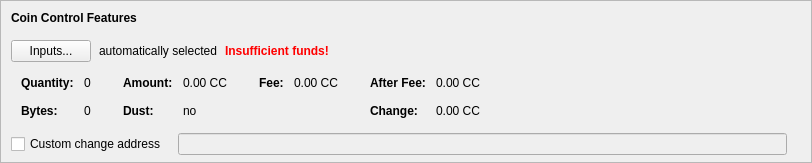
    <widget class="QFrame" name="frameCoinControl">
     <property name="sizePolicy">
      <sizepolicy hsizetype="Expanding" vsizetype="Expanding">
       <horstretch>0</horstretch>
       <verstretch>0</verstretch>
      </sizepolicy>
     </property>
     <property name="maximumSize">
      <size>
       <width>16777215</width>
       <height>16777215</height>
      </size>
     </property>
     <property name="frameShape">
      <enum>QFrame::StyledPanel</enum>
     </property>
     <property name="frameShadow">
      <enum>QFrame::Sunken</enum>
     </property>
     <layout class="QVBoxLayout" name="verticalLayoutCoinControl2">
      <property name="spacing">
       <number>0</number>
      </property>
      <property name="leftMargin">
       <number>0</number>
      </property>
      <property name="topMargin">
       <number>0</number>
      </property>
      <property name="rightMargin">
       <number>0</number>
      </property>
      <property name="bottomMargin">
       <number>6</number>
      </property>
      <item>
       <layout class="QVBoxLayout" name="verticalLayoutCoinControl" stretch="0,0,0,0,1">
        <property name="spacing">
         <number>0</number>
        </property>
        <property name="leftMargin">
         <number>10</number>
        </property>
        <property name="topMargin">
         <number>10</number>
        </property>
        <item>
         <layout class="QHBoxLayout" name="horizontalLayoutCoinControl1">
          <property name="bottomMargin">
           <number>15</number>
          </property>
          <item>
           <widget class="QLabel" name="labelCoinControlFeatures">
            <property name="sizePolicy">
             <sizepolicy hsizetype="Preferred" vsizetype="Maximum">
              <horstretch>0</horstretch>
              <verstretch>0</verstretch>
             </sizepolicy>
            </property>
            <property name="font">
             <font>
              <weight>75</weight>
              <bold>true</bold>
             </font>
            </property>
            <property name="styleSheet">
             <string notr="true">font-weight:bold;</string>
            </property>
            <property name="text">
             <string>Coin Control Features</string>
            </property>
           </widget>
          </item>
         </layout>
        </item>
        <item>
         <layout class="QHBoxLayout" name="horizontalLayoutCoinControl2" stretch="0,0,0,0">
          <property name="spacing">
           <number>8</number>
          </property>
          <property name="bottomMargin">
           <number>10</number>
          </property>
          <item>
           <widget class="QPushButton" name="pushButtonCoinControl">
            <property name="styleSheet">
             <string notr="true"/>
            </property>
            <property name="text">
             <string>Inputs...</string>
            </property>
            <property name="autoDefault">
             <bool>false</bool>
            </property>
           </widget>
          </item>
          <item>
           <widget class="QLabel" name="labelCoinControlAutomaticallySelected">
            <property name="text">
             <string>automatically selected</string>
            </property>
            <property name="margin">
             <number>5</number>
            </property>
           </widget>
          </item>
          <item>
           <widget class="QLabel" name="labelCoinControlInsuffFunds">
            <property name="font">
             <font>
              <weight>75</weight>
              <bold>true</bold>
             </font>
            </property>
            <property name="styleSheet">
             <string notr="true">color:red;font-weight:bold;</string>
            </property>
            <property name="text">
             <string>Insufficient funds!</string>
            </property>
            <property name="margin">
             <number>5</number>
            </property>
           </widget>
          </item>
          <item>
           <spacer name="horizontalSpacerCoinControl">
            <property name="orientation">
             <enum>Qt::Horizontal</enum>
            </property>
            <property name="sizeHint" stdset="0">
             <size>
              <width>40</width>
              <height>1</height>
             </size>
            </property>
           </spacer>
          </item>
         </layout>
        </item>
        <item>
         <widget class="QWidget" name="widgetCoinControl" native="true">
          <property name="sizePolicy">
           <sizepolicy hsizetype="Preferred" vsizetype="Preferred">
            <horstretch>0</horstretch>
            <verstretch>0</verstretch>
           </sizepolicy>
          </property>
          <property name="minimumSize">
           <size>
            <width>0</width>
            <height>0</height>
           </size>
          </property>
          <property name="styleSheet">
           <string notr="true"/>
          </property>
          <layout class="QHBoxLayout" name="horizontalLayoutCoinControl5">
           <property name="leftMargin">
            <number>0</number>
           </property>
           <property name="topMargin">
            <number>0</number>
           </property>
           <property name="rightMargin">
            <number>0</number>
           </property>
           <property name="bottomMargin">
            <number>0</number>
           </property>
           <item>
            <layout class="QHBoxLayout" name="horizontalLayoutCoinControl3" stretch="0,0,0,1">
             <property name="spacing">
              <number>20</number>
             </property>
             <property name="topMargin">
              <number>0</number>
             </property>
             <property name="bottomMargin">
              <number>10</number>
             </property>
             <item>
              <layout class="QFormLayout" name="formLayoutCoinControl1">
               <property name="horizontalSpacing">
                <number>10</number>
               </property>
               <property name="verticalSpacing">
                <number>14</number>
               </property>
               <property name="leftMargin">
                <number>10</number>
               </property>
               <property name="topMargin">
                <number>4</number>
               </property>
               <property name="rightMargin">
                <number>6</number>
               </property>
               <item row="0" column="0">
                <widget class="QLabel" name="labelCoinControlQuantityText">
                 <property name="font">
                  <font>
                   <weight>75</weight>
                   <bold>true</bold>
                  </font>
                 </property>
                 <property name="text">
                  <string>Quantity:</string>
                 </property>
                 <property name="margin">
                  <number>0</number>
                 </property>
                </widget>
               </item>
               <item row="0" column="1">
                <widget class="QLabel" name="labelCoinControlQuantity">
                 <property name="cursor">
                  <cursorShape>IBeamCursor</cursorShape>
                 </property>
                 <property name="contextMenuPolicy">
                  <enum>Qt::ActionsContextMenu</enum>
                 </property>
                 <property name="text">
                  <string notr="true">0</string>
                 </property>
                 <property name="margin">
                  <number>0</number>
                 </property>
                 <property name="textInteractionFlags">
                  <set>Qt::LinksAccessibleByMouse|Qt::TextSelectableByKeyboard|Qt::TextSelectableByMouse</set>
                 </property>
                </widget>
               </item>
               <item row="1" column="0">
                <widget class="QLabel" name="labelCoinControlBytesText">
                 <property name="font">
                  <font>
                   <weight>75</weight>
                   <bold>true</bold>
                  </font>
                 </property>
                 <property name="text">
                  <string>Bytes:</string>
                 </property>
                </widget>
               </item>
               <item row="1" column="1">
                <widget class="QLabel" name="labelCoinControlBytes">
                 <property name="cursor">
                  <cursorShape>IBeamCursor</cursorShape>
                 </property>
                 <property name="contextMenuPolicy">
                  <enum>Qt::ActionsContextMenu</enum>
                 </property>
                 <property name="text">
                  <string notr="true">0</string>
                 </property>
                 <property name="textInteractionFlags">
                  <set>Qt::LinksAccessibleByMouse|Qt::TextSelectableByKeyboard|Qt::TextSelectableByMouse</set>
                 </property>
                </widget>
               </item>
              </layout>
             </item>
             <item>
              <layout class="QFormLayout" name="formLayoutCoinControl2">
               <property name="horizontalSpacing">
                <number>10</number>
               </property>
               <property name="verticalSpacing">
                <number>14</number>
               </property>
               <property name="leftMargin">
                <number>6</number>
               </property>
               <property name="topMargin">
                <number>4</number>
               </property>
               <property name="rightMargin">
                <number>6</number>
               </property>
               <item row="0" column="0">
                <widget class="QLabel" name="labelCoinControlAmountText">
                 <property name="font">
                  <font>
                   <weight>75</weight>
                   <bold>true</bold>
                  </font>
                 </property>
                 <property name="text">
                  <string>Amount:</string>
                 </property>
                 <property name="margin">
                  <number>0</number>
                 </property>
                </widget>
               </item>
               <item row="0" column="1">
                <widget class="QLabel" name="labelCoinControlAmount">
                 <property name="cursor">
                  <cursorShape>IBeamCursor</cursorShape>
                 </property>
                 <property name="contextMenuPolicy">
                  <enum>Qt::ActionsContextMenu</enum>
                 </property>
                 <property name="text">
                  <string notr="true">0.00 CC</string>
                 </property>
                 <property name="textInteractionFlags">
                  <set>Qt::LinksAccessibleByMouse|Qt::TextSelectableByKeyboard|Qt::TextSelectableByMouse</set>
                 </property>
                </widget>
               </item>
               <item row="1" column="0">
                <widget class="QLabel" name="labelCoinControlLowOutputText">
                 <property name="font">
                  <font>
                   <weight>75</weight>
                   <bold>true</bold>
                  </font>
                 </property>
                 <property name="text">
                  <string>Dust:</string>
                 </property>
                </widget>
               </item>
               <item row="1" column="1">
                <widget class="QLabel" name="labelCoinControlLowOutput">
                 <property name="cursor">
                  <cursorShape>IBeamCursor</cursorShape>
                 </property>
                 <property name="contextMenuPolicy">
                  <enum>Qt::ActionsContextMenu</enum>
                 </property>
                 <property name="text">
                  <string notr="true">no</string>
                 </property>
                 <property name="textInteractionFlags">
                  <set>Qt::LinksAccessibleByMouse|Qt::TextSelectableByKeyboard|Qt::TextSelectableByMouse</set>
                 </property>
                </widget>
               </item>
              </layout>
             </item>
             <item>
              <layout class="QFormLayout" name="formLayoutCoinControl3">
               <property name="horizontalSpacing">
                <number>10</number>
               </property>
               <property name="verticalSpacing">
                <number>14</number>
               </property>
               <property name="leftMargin">
                <number>6</number>
               </property>
               <property name="topMargin">
                <number>4</number>
               </property>
               <property name="rightMargin">
                <number>6</number>
               </property>
               <item row="0" column="0">
                <widget class="QLabel" name="labelCoinControlFeeText">
                 <property name="font">
                  <font>
                   <weight>75</weight>
                   <bold>true</bold>
                  </font>
                 </property>
                 <property name="text">
                  <string>Fee:</string>
                 </property>
                 <property name="margin">
                  <number>0</number>
                 </property>
                </widget>
               </item>
               <item row="0" column="1">
                <widget class="QLabel" name="labelCoinControlFee">
                 <property name="cursor">
                  <cursorShape>IBeamCursor</cursorShape>
                 </property>
                 <property name="contextMenuPolicy">
                  <enum>Qt::ActionsContextMenu</enum>
                 </property>
                 <property name="text">
                  <string notr="true">0.00 CC</string>
                 </property>
                 <property name="textInteractionFlags">
                  <set>Qt::LinksAccessibleByMouse|Qt::TextSelectableByKeyboard|Qt::TextSelectableByMouse</set>
                 </property>
                </widget>
               </item>
              </layout>
             </item>
             <item>
              <layout class="QFormLayout" name="formLayoutCoinControl4">
               <property name="horizontalSpacing">
                <number>10</number>
               </property>
               <property name="verticalSpacing">
                <number>14</number>
               </property>
               <property name="leftMargin">
                <number>6</number>
               </property>
               <property name="topMargin">
                <number>4</number>
               </property>
               <property name="rightMargin">
                <number>6</number>
               </property>
               <item row="0" column="0">
                <widget class="QLabel" name="labelCoinControlAfterFeeText">
                 <property name="font">
                  <font>
                   <weight>75</weight>
                   <bold>true</bold>
                  </font>
                 </property>
                 <property name="text">
                  <string>After Fee:</string>
                 </property>
                 <property name="margin">
                  <number>0</number>
                 </property>
                </widget>
               </item>
               <item row="0" column="1">
                <widget class="QLabel" name="labelCoinControlAfterFee">
                 <property name="cursor">
                  <cursorShape>IBeamCursor</cursorShape>
                 </property>
                 <property name="contextMenuPolicy">
                  <enum>Qt::ActionsContextMenu</enum>
                 </property>
                 <property name="text">
                  <string notr="true">0.00 CC</string>
                 </property>
                 <property name="textInteractionFlags">
                  <set>Qt::LinksAccessibleByMouse|Qt::TextSelectableByKeyboard|Qt::TextSelectableByMouse</set>
                 </property>
                </widget>
               </item>
               <item row="1" column="0">
                <widget class="QLabel" name="labelCoinControlChangeText">
                 <property name="font">
                  <font>
                   <weight>75</weight>
                   <bold>true</bold>
                  </font>
                 </property>
                 <property name="text">
                  <string>Change:</string>
                 </property>
                </widget>
               </item>
               <item row="1" column="1">
                <widget class="QLabel" name="labelCoinControlChange">
                 <property name="cursor">
                  <cursorShape>IBeamCursor</cursorShape>
                 </property>
                 <property name="contextMenuPolicy">
                  <enum>Qt::ActionsContextMenu</enum>
                 </property>
                 <property name="text">
                  <string notr="true">0.00 CC</string>
                 </property>
                 <property name="textInteractionFlags">
                  <set>Qt::LinksAccessibleByMouse|Qt::TextSelectableByKeyboard|Qt::TextSelectableByMouse</set>
                 </property>
                </widget>
               </item>
              </layout>
             </item>
            </layout>
           </item>
          </layout>
         </widget>
        </item>
        <item>
         <layout class="QHBoxLayout" name="horizontalLayoutCoinControl4" stretch="0,0,0">
          <property name="spacing">
           <number>12</number>
          </property>
          <property name="sizeConstraint">
           <enum>QLayout::SetDefaultConstraint</enum>
          </property>
          <property name="topMargin">
           <number>5</number>
          </property>
          <property name="rightMargin">
           <number>5</number>
          </property>
          <item>
           <widget class="QCheckBox" name="checkBoxCoinControlChange">
            <property name="toolTip">
             <string>If this is activated, but the change address is empty or invalid, change will be sent to a newly generated address.</string>
            </property>
            <property name="text">
             <string>Custom change address</string>
            </property>
           </widget>
          </item>
          <item>
           <widget class="QValidatedLineEdit" name="lineEditCoinControlChange">
            <property name="enabled">
             <bool>false</bool>
            </property>
            <property name="sizePolicy">
             <sizepolicy hsizetype="Expanding" vsizetype="Fixed">
              <horstretch>0</horstretch>
              <verstretch>0</verstretch>
             </sizepolicy>
            </property>
           </widget>
          </item>
          <item>
           <widget class="QLabel" name="labelCoinControlChangeLabel">
            <property name="sizePolicy">
             <sizepolicy hsizetype="Preferred" vsizetype="Expanding">
              <horstretch>0</horstretch>
              <verstretch>0</verstretch>
             </sizepolicy>
            </property>
            <property name="minimumSize">
             <size>
              <width>0</width>
              <height>0</height>
             </size>
            </property>
            <property name="text">
             <string/>
            </property>
            <property name="margin">
             <number>3</number>
            </property>
           </widget>
          </item>
         </layout>
        </item>
        <item>
         <spacer name="verticalSpacerCoinControl">
          <property name="orientation">
           <enum>Qt::Vertical</enum>
          </property>
          <property name="sizeHint" stdset="0">
           <size>
            <width>800</width>
            <height>1</height>
           </size>
          </property>
         </spacer>
        </item>
       </layout>
      </item>
     </layout>
    </widget>
